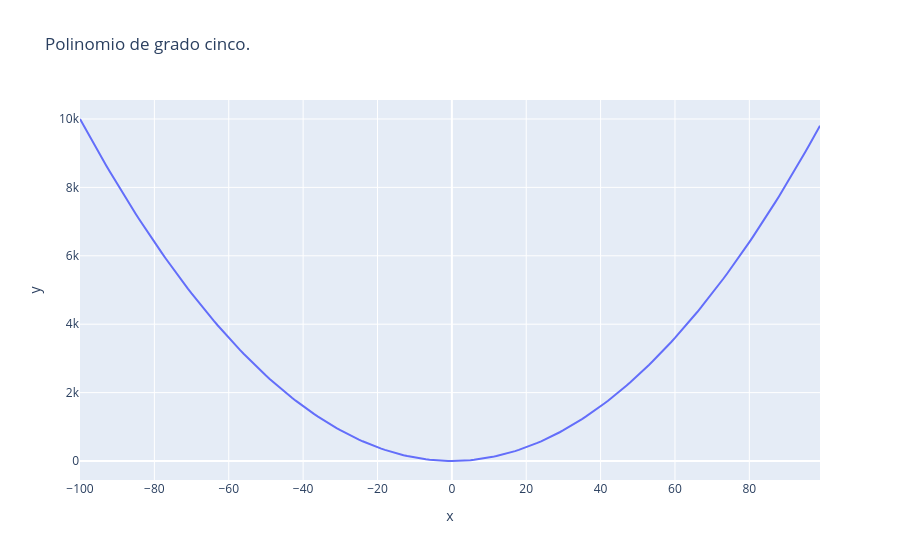

The notebook cell this image was saved under:
### Code cell
import plotly.express as px
import pandas as pd


## polinomio ###
po = lambda i: i**2
## end polinomio ###

r = 100


df = pd.DataFrame(dict(
    x = [ i for i in range(-r, r)  ],
    y = [ po(i) for i in range(-r, r)  ]
))
fig = px.line(df, x="x", y="y", title="Polinomio de grado cinco.") 
fig.show()

### Figure 1 — Plotly figure (JSON) as saved in the notebook; plotly's stock layout.template omitted (floating-point values rounded to 4 significant figures; data arrays with more than 128 entries replaced by an {"elided": "..."} marker saying what was removed)
{"data": [{"hovertemplate": "x=%{x}<br>y=%{y}<extra></extra>", "legendgroup": "", "line": {"color": "#636efa", "dash": "solid"}, "marker": {"symbol": "circle"}, "mode": "lines", "name": "", "orientation": "v", "showlegend": false, "type": "scatter", "x": {"elided": "200 int values"}, "xaxis": "x", "y": {"elided": "200 int values"}, "yaxis": "y"}], "layout": {"autosize": true, "legend": {"tracegroupgap": 0}, "title": {"text": "Polinomio de grado cinco."}, "xaxis": {"anchor": "y", "autorange": true, "domain": [0, 1], "range": [-100, 99], "title": {"text": "x"}, "type": "linear"}, "yaxis": {"anchor": "x", "autorange": true, "domain": [0, 1], "range": [-555.6, 10560.0], "title": {"text": "y"}, "type": "linear"}}}
